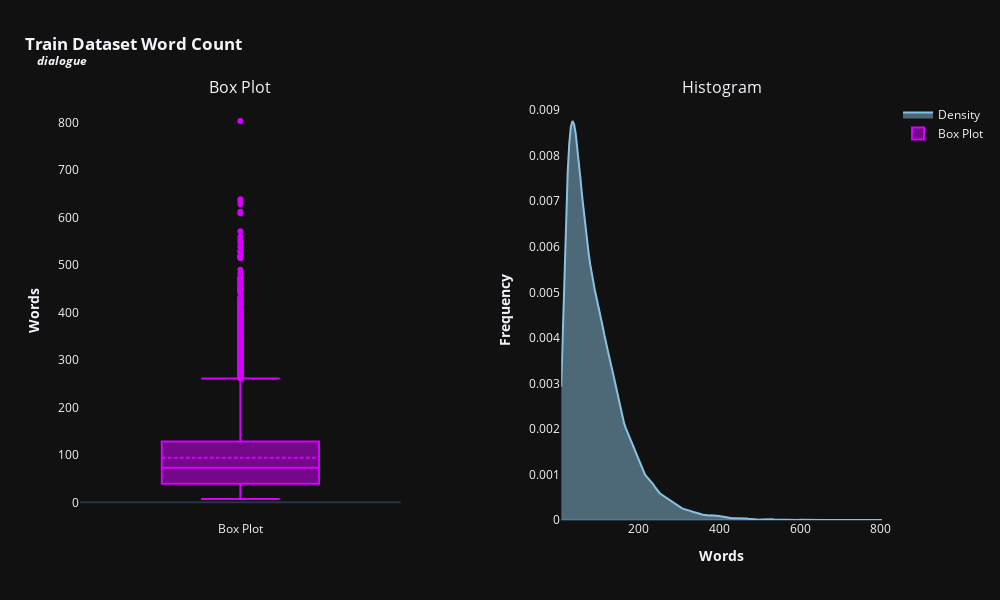
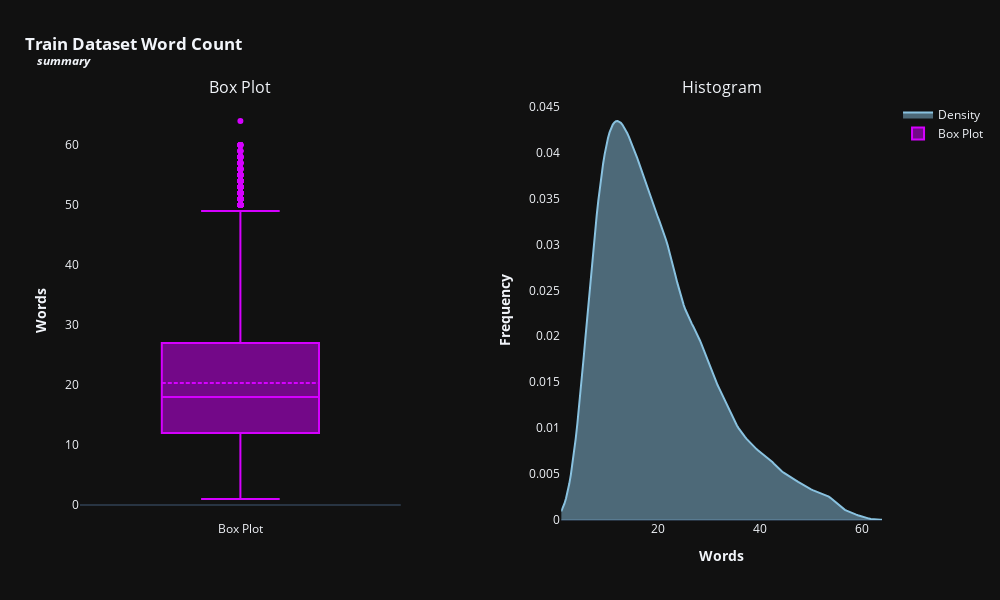

Notebook code cell kept with these figures, in order:
### Markdown cell above
<p style="font-family: Calibri, serif; text-align: left;
          font-size: 24px; letter-spacing: .85px;color: #02011a">We can now analyze the length of both dialogues and summaries by counting the words in them. This might give us a clue about how these texts are structured.</p>

### Code cell
df_text_lenght = pd.DataFrame() # Creating an empty dataframe
for feat in categorical_features: # Iterating through features --> Dialogue & Summary
    df_text_lenght[feat] = train[feat].apply(lambda x: len(str(x).split())) #  Counting words for each feature

# Plotting histogram-boxplot
histogram_boxplot(df_text_lenght,'#89c2e0', '#d500ff', 600, 1000, True, 'Train Dataset')

### Figure 1 — Plotly figure (JSON) as saved in the notebook; plotly's stock layout.template omitted (floating-point values rounded to 4 significant figures; data arrays with more than 128 entries replaced by an {"elided": "..."} marker saying what was removed)
{"data": [{"fill": "tozeroy", "line": {"color": "#89c2e0"}, "mode": "lines", "name": "Density", "type": "scatter", "x": {"elided": "200 int values"}, "xaxis": "x2", "y": {"elided": "200 float values"}, "yaxis": "y2"}, {"boxmean": true, "line": {"color": "#d500ff"}, "name": "Box Plot", "type": "box", "xaxis": "x", "y": {"elided": "14731 int values"}, "yaxis": "y"}], "layout": {"annotations": [{"font": {"size": 16}, "showarrow": false, "text": "Box Plot", "x": 0.2, "xanchor": "center", "xref": "paper", "y": 1, "yanchor": "bottom", "yref": "paper"}, {"font": {"size": 16}, "showarrow": false, "text": "Histogram", "x": 0.8, "xanchor": "center", "xref": "paper", "y": 1, "yanchor": "bottom", "yref": "paper"}], "height": 600, "margin": {"t": 100}, "showlegend": true, "title": {"text": "<b>Train Dataset Word Count<br><sup><i>&nbsp;&nbsp;&nbsp;&nbsp;dialogue</i></sup></b>", "x": 0.025, "xanchor": "left"}, "width": 1000, "xaxis": {"anchor": "y", "autorange": true, "domain": [0, 0.4], "range": [-0.5, 0.5], "showgrid": false, "title": {"text": ""}, "type": "category"}, "xaxis2": {"anchor": "y2", "autorange": true, "domain": [0.6, 1], "range": [7, 803], "showgrid": false, "title": {"text": "<b>Words</b>"}, "type": "linear"}, "yaxis": {"anchor": "x", "autorange": true, "domain": [0, 1], "range": [-37.22, 847.2], "showgrid": false, "title": {"text": "<b>Words</b>"}, "type": "linear"}, "yaxis2": {"anchor": "x2", "autorange": true, "domain": [0, 1], "range": [0, 0.009224], "showgrid": false, "title": {"text": "<b>Frequency</b>"}, "type": "linear"}}}

### Figure 2 — Plotly figure (JSON) as saved in the notebook; plotly's stock layout.template omitted (floating-point values rounded to 4 significant figures; data arrays with more than 128 entries replaced by an {"elided": "..."} marker saying what was removed)
{"data": [{"fill": "tozeroy", "line": {"color": "#89c2e0"}, "mode": "lines", "name": "Density", "type": "scatter", "x": {"elided": "200 float values"}, "xaxis": "x2", "y": {"elided": "200 float values"}, "yaxis": "y2"}, {"boxmean": true, "line": {"color": "#d500ff"}, "name": "Box Plot", "type": "box", "xaxis": "x", "y": {"elided": "14731 int values"}, "yaxis": "y"}], "layout": {"annotations": [{"font": {"size": 16}, "showarrow": false, "text": "Box Plot", "x": 0.2, "xanchor": "center", "xref": "paper", "y": 1, "yanchor": "bottom", "yref": "paper"}, {"font": {"size": 16}, "showarrow": false, "text": "Histogram", "x": 0.8, "xanchor": "center", "xref": "paper", "y": 1, "yanchor": "bottom", "yref": "paper"}], "height": 600, "margin": {"t": 100}, "showlegend": true, "title": {"text": "<b>Train Dataset Word Count<br><sup><i>&nbsp;&nbsp;&nbsp;&nbsp;summary</i></sup></b>", "x": 0.025, "xanchor": "left"}, "width": 1000, "xaxis": {"anchor": "y", "autorange": true, "domain": [0, 0.4], "range": [-0.5, 0.5], "showgrid": false, "title": {"text": ""}, "type": "category"}, "xaxis2": {"anchor": "y2", "autorange": true, "domain": [0.6, 1], "range": [1, 64], "showgrid": false, "title": {"text": "<b>Words</b>"}, "type": "linear"}, "yaxis": {"anchor": "x", "autorange": true, "domain": [0, 1], "range": [-2.5, 67.5], "showgrid": false, "title": {"text": "<b>Words</b>"}, "type": "linear"}, "yaxis2": {"anchor": "x2", "autorange": true, "domain": [0, 1], "range": [0, 0.04572], "showgrid": false, "title": {"text": "<b>Frequency</b>"}, "type": "linear"}}}
